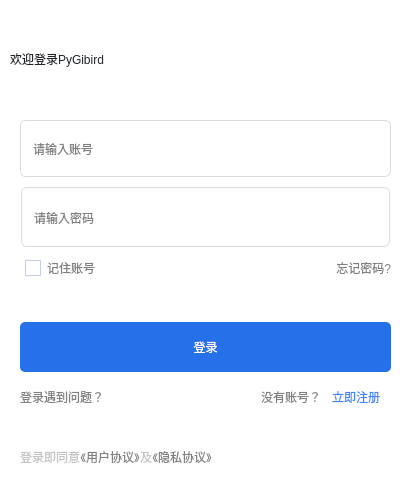
<?xml version="1.0" encoding="UTF-8"?>
<ui version="4.0">
 <class>loginWidget</class>
 <widget class="QWidget" name="loginWidget">
  <property name="geometry">
   <rect>
    <x>0</x>
    <y>0</y>
    <width>411</width>
    <height>485</height>
   </rect>
  </property>
  <property name="windowTitle">
   <string>Form</string>
  </property>
  <property name="styleSheet">
   <string notr="true">QWidget{
	border:none;
	background-color: rgb(255, 255, 255);
}

QWidget .QLabel, .QPushButton, .QCheckBox{
	color: rgb(128, 128, 128);
	font: 12pt &quot;Microsoft YaHei UI&quot;;
}

.QPushBotton{
	border:none;
	background-color: transparent;
}

QFrame{
	border:none;
}

#welcome_label{
	font: 550 18pt &quot;Microsoft YaHei UI&quot;;
	color: rgb(33, 36, 40);
}

#btn_login{
	color: rgb(255, 255, 255);
	background-color: rgb(38, 112, 234);
	border-radius:5px;
	font: 12pt &quot;Microsoft YaHei UI&quot;;
}

#btn_register{
	color: rgb(63, 133, 255);
}

#btn_exit{
	background-repeat:no-repeat;
	background-position:center;
	background-image: url(:/icons/resources/icons/close_gray.png);
}
#btn_exit:hover{
	background-image: url(:/icons/resources/icons/close_blue.png);
}
/*-----------------------------------------------------*/
#bottom_problem{
	text-align:left;
}

#bottom_problem:hover{
	
	color: rgb(38, 112, 234);
}

#bottom_botBox .QLabel{
	color: rgb(196, 196, 196);
}

#bottom_botBox .QPushButton:hover{
	color: rgb(38, 112, 234);
}

#bottom_topBox{	
	margin-bottom:30px;
}
/*---------------------------------------------------------------*/
#btn_forgetPwd{
	text-align:right;
}

#checkBox{
	padding-left:5px;
}

#checkBox::indicator{
	border:1px solid rgb(196, 206, 226);
	width:14px;
 	height:14px;
}

#checkBox::indicator:hover{
	border:1px solid rgb(38, 112, 234);
}

#checkBox::indicator:checked{
	border:1px solid rgb(38, 112, 234);
	background-repeat:no-repeat;
	background-position:center;
	background-image: url(:/icons/resources/icons/checked_blue.png);
}

#btn_forgetPwd:hover{
	color: rgb(38, 112, 234);
}
/*----------------------------------------------------------*/
#AccountBox{
	border:1px solid rgb(219, 219, 219);
	border-radius:6px;
	margin-bottom:10px solid transparent;
}

#AccountBox QListView::item{
	background-color: rgb(0, 0, 0);
}

#AccountBox .QLineEdit{
	border:none;
	background-color: transparent;
	padding-left:10px solid transparent;
	/*color:rgb(196, 196, 196);*/
	font: 13pt &quot;Microsoft YaHei UI&quot;;
}

#AccountBox .QComboBox{
	border:1px solid rgb(242, 242, 242);
	font: 12pt &quot;Microsoft YaHei UI&quot;;
	background-color: transparent;
}

#acc_icon{
	background-repeat:no-repeat;
	background-position:center;
	background-image: url(:/icons/resources/icons/invertedTriangle.png);
}

#acc_icon:hover{
	background-image: url(:/icons/resources/icons/invertedTriangle_blue.png);
}

#acc_bottom{
	color: rgb(0, 0, 0);
	background-color:rgb(255, 255, 255);
}

#acc_bottom QAbstractItemView{
	border:1px solid rgb(237, 237, 237);
	outline:0px;
}

#acc_bottom QAbstractItemView::item{
	color: rgb(128, 128, 128);
	height:27px;
	padding-left:10px;
	background-color: transparent;
}

#acc_bottom QAbstractItemView::item:hover{
	color: rgb(38, 112, 234);
}
/*=========================================*/
#PasswordBox{
	border:1px solid rgb(219, 219, 219);
	border-radius:6px;
	margin-bottom:10px solid transparent;
	margin-left:1px;
	margin-right:1px;
}

#PasswordBox .QLineEdit{
	border:none;
	background-color: transparent;
	padding-left:10px solid transparent;
	/*color: rgb(196, 196, 196);*/
	font: 13pt &quot;Microsoft YaHei UI&quot;;
}

#btn_visible{
	background-repeat:no-repeat;
	background-position:center;
}</string>
  </property>
  <layout class="QVBoxLayout" name="shadowArea">
   <property name="spacing">
    <number>0</number>
   </property>
   <property name="leftMargin">
    <number>10</number>
   </property>
   <property name="topMargin">
    <number>10</number>
   </property>
   <property name="rightMargin">
    <number>10</number>
   </property>
   <property name="bottomMargin">
    <number>10</number>
   </property>
   <item>
    <widget class="QFrame" name="widgetBox">
     <layout class="QVBoxLayout" name="verticalLayout_4">
      <property name="spacing">
       <number>0</number>
      </property>
      <property name="leftMargin">
       <number>0</number>
      </property>
      <property name="topMargin">
       <number>0</number>
      </property>
      <property name="rightMargin">
       <number>0</number>
      </property>
      <property name="bottomMargin">
       <number>0</number>
      </property>
      <item>
       <widget class="QFrame" name="topBox">
        <property name="sizePolicy">
         <sizepolicy hsizetype="Expanding" vsizetype="Fixed">
          <horstretch>0</horstretch>
          <verstretch>0</verstretch>
         </sizepolicy>
        </property>
        <property name="maximumSize">
         <size>
          <width>16777215</width>
          <height>40</height>
         </size>
        </property>
        <layout class="QHBoxLayout" name="horizontalLayout_7">
         <property name="spacing">
          <number>0</number>
         </property>
         <property name="sizeConstraint">
          <enum>QLayout::SetDefaultConstraint</enum>
         </property>
         <property name="leftMargin">
          <number>0</number>
         </property>
         <property name="topMargin">
          <number>0</number>
         </property>
         <property name="rightMargin">
          <number>0</number>
         </property>
         <property name="bottomMargin">
          <number>0</number>
         </property>
         <item>
          <widget class="QFrame" name="topMoveArea">
           <property name="frameShape">
            <enum>QFrame::StyledPanel</enum>
           </property>
           <property name="frameShadow">
            <enum>QFrame::Raised</enum>
           </property>
          </widget>
         </item>
         <item>
          <widget class="QPushButton" name="btn_exit">
           <property name="minimumSize">
            <size>
             <width>40</width>
             <height>40</height>
            </size>
           </property>
           <property name="maximumSize">
            <size>
             <width>40</width>
             <height>40</height>
            </size>
           </property>
           <property name="cursor">
            <cursorShape>PointingHandCursor</cursorShape>
           </property>
           <property name="text">
            <string/>
           </property>
           <property name="flat">
            <bool>true</bool>
           </property>
          </widget>
         </item>
        </layout>
       </widget>
      </item>
      <item>
       <widget class="QLabel" name="welcome_label">
        <property name="sizePolicy">
         <sizepolicy hsizetype="Expanding" vsizetype="Fixed">
          <horstretch>0</horstretch>
          <verstretch>0</verstretch>
         </sizepolicy>
        </property>
        <property name="minimumSize">
         <size>
          <width>0</width>
          <height>70</height>
         </size>
        </property>
        <property name="text">
         <string>欢迎登录PyGibird</string>
        </property>
        <property name="alignment">
         <set>Qt::AlignLeading|Qt::AlignLeft|Qt::AlignTop</set>
        </property>
       </widget>
      </item>
      <item alignment="Qt::AlignTop">
       <widget class="QFrame" name="mainBody">
        <layout class="QVBoxLayout" name="verticalLayout_2">
         <property name="spacing">
          <number>0</number>
         </property>
         <property name="leftMargin">
          <number>10</number>
         </property>
         <property name="topMargin">
          <number>0</number>
         </property>
         <property name="rightMargin">
          <number>10</number>
         </property>
         <property name="bottomMargin">
          <number>0</number>
         </property>
         <item>
          <widget class="QFrame" name="AccountBox">
           <property name="sizePolicy">
            <sizepolicy hsizetype="Expanding" vsizetype="Fixed">
             <horstretch>0</horstretch>
             <verstretch>0</verstretch>
            </sizepolicy>
           </property>
           <property name="maximumSize">
            <size>
             <width>16777215</width>
             <height>70</height>
            </size>
           </property>
           <property name="frameShape">
            <enum>QFrame::StyledPanel</enum>
           </property>
           <property name="frameShadow">
            <enum>QFrame::Raised</enum>
           </property>
           <layout class="QHBoxLayout" name="horizontalLayout_5">
            <property name="spacing">
             <number>0</number>
            </property>
            <property name="leftMargin">
             <number>0</number>
            </property>
            <property name="topMargin">
             <number>0</number>
            </property>
            <property name="rightMargin">
             <number>0</number>
            </property>
            <property name="bottomMargin">
             <number>0</number>
            </property>
            <item>
             <layout class="QVBoxLayout" name="verticalLayout">
              <property name="spacing">
               <number>0</number>
              </property>
              <item>
               <layout class="QHBoxLayout" name="horizontalLayout">
                <property name="spacing">
                 <number>0</number>
                </property>
                <item>
                 <widget class="QLineEdit" name="acc_text">
                  <property name="minimumSize">
                   <size>
                    <width>0</width>
                    <height>55</height>
                   </size>
                  </property>
                  <property name="placeholderText">
                   <string>请输入账号</string>
                  </property>
                 </widget>
                </item>
                <item>
                 <widget class="QPushButton" name="acc_icon">
                  <property name="minimumSize">
                   <size>
                    <width>45</width>
                    <height>45</height>
                   </size>
                  </property>
                  <property name="cursor">
                   <cursorShape>PointingHandCursor</cursorShape>
                  </property>
                  <property name="text">
                   <string/>
                  </property>
                  <property name="flat">
                   <bool>true</bool>
                  </property>
                 </widget>
                </item>
               </layout>
              </item>
              <item>
               <widget class="QComboBox" name="acc_bottom">
                <property name="sizePolicy">
                 <sizepolicy hsizetype="Expanding" vsizetype="Fixed">
                  <horstretch>0</horstretch>
                  <verstretch>0</verstretch>
                 </sizepolicy>
                </property>
                <property name="minimumSize">
                 <size>
                  <width>0</width>
                  <height>0</height>
                 </size>
                </property>
                <property name="maximumSize">
                 <size>
                  <width>16777215</width>
                  <height>0</height>
                 </size>
                </property>
                <property name="editable">
                 <bool>false</bool>
                </property>
                <property name="currentText">
                 <string>清除历史数据</string>
                </property>
                <property name="insertPolicy">
                 <enum>QComboBox::InsertAtTop</enum>
                </property>
                <property name="placeholderText">
                 <string/>
                </property>
                <item>
                 <property name="text">
                  <string>清除历史数据</string>
                 </property>
                </item>
               </widget>
              </item>
             </layout>
            </item>
           </layout>
          </widget>
         </item>
         <item>
          <widget class="QFrame" name="PasswordBox">
           <property name="sizePolicy">
            <sizepolicy hsizetype="Expanding" vsizetype="Fixed">
             <horstretch>0</horstretch>
             <verstretch>0</verstretch>
            </sizepolicy>
           </property>
           <property name="maximumSize">
            <size>
             <width>16777215</width>
             <height>70</height>
            </size>
           </property>
           <property name="frameShape">
            <enum>QFrame::StyledPanel</enum>
           </property>
           <property name="frameShadow">
            <enum>QFrame::Raised</enum>
           </property>
           <layout class="QHBoxLayout" name="horizontalLayout_6">
            <property name="spacing">
             <number>0</number>
            </property>
            <property name="leftMargin">
             <number>0</number>
            </property>
            <property name="topMargin">
             <number>0</number>
            </property>
            <property name="rightMargin">
             <number>0</number>
            </property>
            <property name="bottomMargin">
             <number>0</number>
            </property>
            <item>
             <layout class="QHBoxLayout" name="horizontalLayout_2">
              <property name="spacing">
               <number>0</number>
              </property>
              <property name="sizeConstraint">
               <enum>QLayout::SetMaximumSize</enum>
              </property>
              <item>
               <widget class="QLineEdit" name="pwd_text">
                <property name="minimumSize">
                 <size>
                  <width>0</width>
                  <height>60</height>
                 </size>
                </property>
                <property name="echoMode">
                 <enum>QLineEdit::Password</enum>
                </property>
                <property name="placeholderText">
                 <string>请输入密码</string>
                </property>
               </widget>
              </item>
              <item>
               <widget class="QPushButton" name="btn_visible">
                <property name="minimumSize">
                 <size>
                  <width>45</width>
                  <height>45</height>
                 </size>
                </property>
                <property name="cursor">
                 <cursorShape>PointingHandCursor</cursorShape>
                </property>
                <property name="text">
                 <string/>
                </property>
                <property name="iconSize">
                 <size>
                  <width>32</width>
                  <height>32</height>
                 </size>
                </property>
                <property name="flat">
                 <bool>true</bool>
                </property>
               </widget>
              </item>
             </layout>
            </item>
           </layout>
          </widget>
         </item>
         <item>
          <widget class="QFrame" name="forgetPwdBox">
           <property name="sizePolicy">
            <sizepolicy hsizetype="Expanding" vsizetype="Fixed">
             <horstretch>0</horstretch>
             <verstretch>0</verstretch>
            </sizepolicy>
           </property>
           <property name="minimumSize">
            <size>
             <width>0</width>
             <height>65</height>
            </size>
           </property>
           <layout class="QVBoxLayout" name="verticalLayout_5">
            <property name="spacing">
             <number>0</number>
            </property>
            <property name="leftMargin">
             <number>0</number>
            </property>
            <property name="topMargin">
             <number>0</number>
            </property>
            <property name="rightMargin">
             <number>0</number>
            </property>
            <property name="bottomMargin">
             <number>0</number>
            </property>
            <item>
             <widget class="QFrame" name="pwd_layout">
              <property name="sizePolicy">
               <sizepolicy hsizetype="Expanding" vsizetype="Fixed">
                <horstretch>0</horstretch>
                <verstretch>0</verstretch>
               </sizepolicy>
              </property>
              <property name="maximumSize">
               <size>
                <width>16777215</width>
                <height>40</height>
               </size>
              </property>
              <property name="styleSheet">
               <string notr="true">margin-bottom:10px;</string>
              </property>
              <layout class="QHBoxLayout" name="layout_pwd">
               <property name="spacing">
                <number>0</number>
               </property>
               <property name="leftMargin">
                <number>0</number>
               </property>
               <property name="topMargin">
                <number>0</number>
               </property>
               <property name="rightMargin">
                <number>0</number>
               </property>
               <property name="bottomMargin">
                <number>0</number>
               </property>
               <item>
                <widget class="QCheckBox" name="checkBox">
                 <property name="minimumSize">
                  <size>
                   <width>0</width>
                   <height>30</height>
                  </size>
                 </property>
                 <property name="text">
                  <string>记住账号</string>
                 </property>
                </widget>
               </item>
               <item>
                <widget class="QPushButton" name="btn_forgetPwd">
                 <property name="minimumSize">
                  <size>
                   <width>0</width>
                   <height>30</height>
                  </size>
                 </property>
                 <property name="text">
                  <string>忘记密码?</string>
                 </property>
                 <property name="checkable">
                  <bool>false</bool>
                 </property>
                 <property name="autoRepeat">
                  <bool>false</bool>
                 </property>
                 <property name="autoExclusive">
                  <bool>false</bool>
                 </property>
                 <property name="autoDefault">
                  <bool>false</bool>
                 </property>
                 <property name="default">
                  <bool>false</bool>
                 </property>
                 <property name="flat">
                  <bool>true</bool>
                 </property>
                </widget>
               </item>
              </layout>
             </widget>
            </item>
            <item>
             <widget class="QLabel" name="msg_label">
              <property name="sizePolicy">
               <sizepolicy hsizetype="Expanding" vsizetype="Fixed">
                <horstretch>0</horstretch>
                <verstretch>0</verstretch>
               </sizepolicy>
              </property>
              <property name="minimumSize">
               <size>
                <width>0</width>
                <height>20</height>
               </size>
              </property>
              <property name="text">
               <string/>
              </property>
              <property name="alignment">
               <set>Qt::AlignLeading|Qt::AlignLeft|Qt::AlignVCenter</set>
              </property>
             </widget>
            </item>
           </layout>
          </widget>
         </item>
         <item>
          <widget class="QPushButton" name="btn_login">
           <property name="sizePolicy">
            <sizepolicy hsizetype="Expanding" vsizetype="Fixed">
             <horstretch>0</horstretch>
             <verstretch>0</verstretch>
            </sizepolicy>
           </property>
           <property name="minimumSize">
            <size>
             <width>0</width>
             <height>50</height>
            </size>
           </property>
           <property name="text">
            <string>登录</string>
           </property>
           <property name="flat">
            <bool>true</bool>
           </property>
          </widget>
         </item>
         <item>
          <widget class="QFrame" name="bottomBox">
           <property name="sizePolicy">
            <sizepolicy hsizetype="Expanding" vsizetype="Fixed">
             <horstretch>0</horstretch>
             <verstretch>0</verstretch>
            </sizepolicy>
           </property>
           <property name="maximumSize">
            <size>
             <width>16777215</width>
             <height>100</height>
            </size>
           </property>
           <layout class="QVBoxLayout" name="verticalLayout_6" stretch="0,0">
            <property name="spacing">
             <number>0</number>
            </property>
            <property name="leftMargin">
             <number>0</number>
            </property>
            <property name="topMargin">
             <number>0</number>
            </property>
            <property name="rightMargin">
             <number>0</number>
            </property>
            <property name="bottomMargin">
             <number>0</number>
            </property>
            <item>
             <widget class="QFrame" name="bottom_topBox">
              <property name="sizePolicy">
               <sizepolicy hsizetype="Expanding" vsizetype="Fixed">
                <horstretch>0</horstretch>
                <verstretch>0</verstretch>
               </sizepolicy>
              </property>
              <property name="minimumSize">
               <size>
                <width>0</width>
                <height>70</height>
               </size>
              </property>
              <layout class="QHBoxLayout" name="horizontalLayout_3">
               <property name="spacing">
                <number>0</number>
               </property>
               <property name="leftMargin">
                <number>0</number>
               </property>
               <property name="topMargin">
                <number>0</number>
               </property>
               <property name="rightMargin">
                <number>0</number>
               </property>
               <property name="bottomMargin">
                <number>0</number>
               </property>
               <item>
                <widget class="QPushButton" name="bottom_problem">
                 <property name="minimumSize">
                  <size>
                   <width>0</width>
                   <height>50</height>
                  </size>
                 </property>
                 <property name="text">
                  <string>登录遇到问题？</string>
                 </property>
                </widget>
               </item>
               <item>
                <widget class="QLabel" name="bottom_account">
                 <property name="minimumSize">
                  <size>
                   <width>0</width>
                   <height>50</height>
                  </size>
                 </property>
                 <property name="text">
                  <string>没有账号？</string>
                 </property>
                 <property name="alignment">
                  <set>Qt::AlignRight|Qt::AlignTrailing|Qt::AlignVCenter</set>
                 </property>
                </widget>
               </item>
               <item>
                <widget class="QPushButton" name="btn_register">
                 <property name="sizePolicy">
                  <sizepolicy hsizetype="Minimum" vsizetype="Fixed">
                   <horstretch>0</horstretch>
                   <verstretch>0</verstretch>
                  </sizepolicy>
                 </property>
                 <property name="minimumSize">
                  <size>
                   <width>0</width>
                   <height>50</height>
                  </size>
                 </property>
                 <property name="maximumSize">
                  <size>
                   <width>70</width>
                   <height>16777215</height>
                  </size>
                 </property>
                 <property name="text">
                  <string>立即注册</string>
                 </property>
                 <property name="checkable">
                  <bool>false</bool>
                 </property>
                 <property name="flat">
                  <bool>true</bool>
                 </property>
                </widget>
               </item>
              </layout>
             </widget>
            </item>
            <item>
             <widget class="QFrame" name="bottom_botBox">
              <property name="sizePolicy">
               <sizepolicy hsizetype="Fixed" vsizetype="Fixed">
                <horstretch>0</horstretch>
                <verstretch>0</verstretch>
               </sizepolicy>
              </property>
              <property name="minimumSize">
               <size>
                <width>0</width>
                <height>30</height>
               </size>
              </property>
              <layout class="QHBoxLayout" name="horizontalLayout_4">
               <property name="spacing">
                <number>0</number>
               </property>
               <property name="leftMargin">
                <number>0</number>
               </property>
               <property name="topMargin">
                <number>0</number>
               </property>
               <property name="rightMargin">
                <number>0</number>
               </property>
               <property name="bottomMargin">
                <number>0</number>
               </property>
               <item>
                <widget class="QLabel" name="label_1">
                 <property name="sizePolicy">
                  <sizepolicy hsizetype="Fixed" vsizetype="Fixed">
                   <horstretch>0</horstretch>
                   <verstretch>0</verstretch>
                  </sizepolicy>
                 </property>
                 <property name="text">
                  <string>登录即同意</string>
                 </property>
                </widget>
               </item>
               <item>
                <widget class="QPushButton" name="btn_userAgreement">
                 <property name="sizePolicy">
                  <sizepolicy hsizetype="Fixed" vsizetype="Fixed">
                   <horstretch>0</horstretch>
                   <verstretch>0</verstretch>
                  </sizepolicy>
                 </property>
                 <property name="text">
                  <string>《用户协议》</string>
                 </property>
                </widget>
               </item>
               <item>
                <widget class="QLabel" name="label_2">
                 <property name="sizePolicy">
                  <sizepolicy hsizetype="Fixed" vsizetype="Fixed">
                   <horstretch>0</horstretch>
                   <verstretch>0</verstretch>
                  </sizepolicy>
                 </property>
                 <property name="text">
                  <string>及</string>
                 </property>
                </widget>
               </item>
               <item>
                <widget class="QPushButton" name="btn_privacyAgreement">
                 <property name="sizePolicy">
                  <sizepolicy hsizetype="Fixed" vsizetype="Fixed">
                   <horstretch>0</horstretch>
                   <verstretch>0</verstretch>
                  </sizepolicy>
                 </property>
                 <property name="text">
                  <string>《隐私协议》</string>
                 </property>
                </widget>
               </item>
              </layout>
             </widget>
            </item>
           </layout>
          </widget>
         </item>
        </layout>
       </widget>
      </item>
     </layout>
    </widget>
   </item>
  </layout>
 </widget>
 <resources>
  <include location="../ui_resources.qrc"/>
 </resources>
 <connections/>
</ui>
